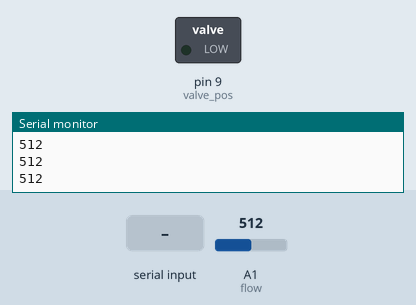
Simulated run of this sketch. Board: Arduino Uno, built with avr-gcc and run on an emulated ATmega328P. Shown: switched loads named in the sketch (green lamp = pin HIGH), the last lines printed to the serial monitor. The test bench sets the inputs (shaded band); at power-on: A1 (flow) = 512.

Above: at 1.2 s.
1.3 s: byte 30 received over Serial
At 2.7 s:
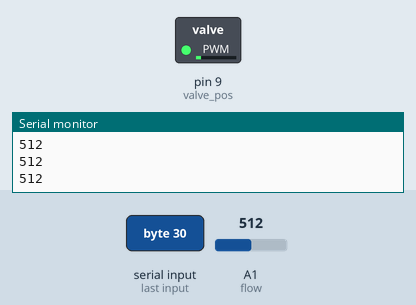
3.0 s: byte 90 received over Serial
At 4.0 s:
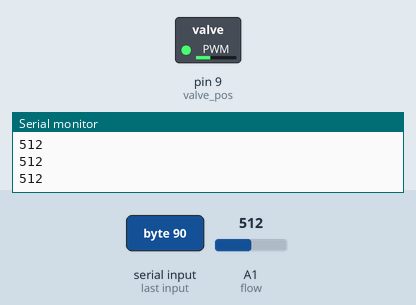
Timing chart, 0 to 6.0 s (numbered marks = the images above; inputs shaded):
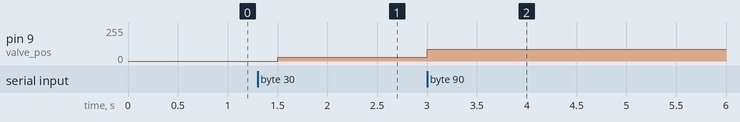

Measured:
- after the input at 1.3 s, pin 9 (valve_pos): 0/255 → 30/255 after 0.20 s
- after the input at 3.0 s, pin 9 (valve_pos): 30/255 → 90/255 at once

The sketch:

rakesh.ino
```cpp
int flow = A1;
int valve_pos = 9;
int data;
int flowrate;
void setup() {
  // put your setup code here, to run once:
Serial.begin(9600);
pinMode(valve_pos, OUTPUT);

}

void loop() {
  // put your main code here, to run repeatedly:
flowrate= analogRead(flow);
Serial.println(flowrate);

while (Serial.available() > 0)
{
  data = Serial.read();//parseInt();
  }
analogWrite(valve_pos, data);
//Serial.println(data);
delay(500);
}
```
